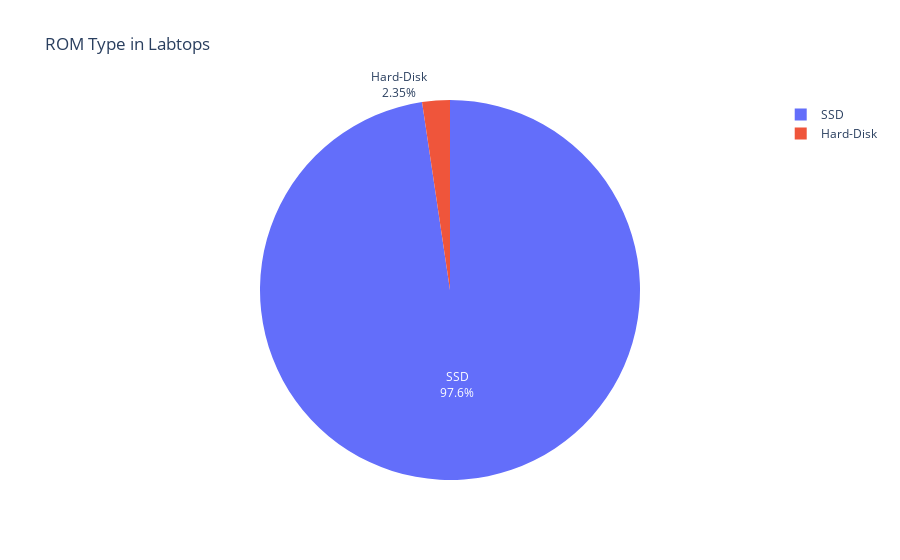

Source (notebook cell):
### Code cell
iplot(px.pie(values=rom_type,
             names=['SSD','Hard-Disk'],
             title='ROM Type in Labtops'

).update_traces(textinfo='label+percent'))

### Figure 1 — Plotly figure (JSON) as saved in the notebook; plotly's stock layout.template omitted (floating-point values rounded to 4 significant figures)
{"data": [{"domain": {"x": [0, 1], "y": [0, 1]}, "hovertemplate": "label=%{label}<br>value=%{value}<extra></extra>", "labels": ["SSD", "Hard-Disk"], "legendgroup": "", "name": "", "showlegend": true, "textinfo": "label+percent", "type": "pie", "values": [872, 21]}], "layout": {"legend": {"tracegroupgap": 0}, "title": {"text": "ROM Type in Labtops"}}}
